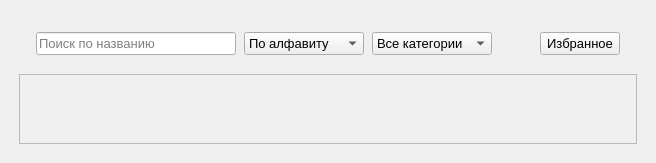
        <widget class="QWidget" name="pageCatalog">
         <layout class="QVBoxLayout" name="verticalLayout_15">
          <item>
           <layout class="QVBoxLayout" name="layoutCatalogRoot_2" stretch="0,0">
            <property name="leftMargin">
             <number>8</number>
            </property>
            <property name="topMargin">
             <number>8</number>
            </property>
            <property name="rightMargin">
             <number>8</number>
            </property>
            <property name="bottomMargin">
             <number>8</number>
            </property>
            <item>
             <widget class="QWidget" name="toolbarContainer_2" native="true">
              <property name="sizePolicy">
               <sizepolicy hsizetype="Preferred" vsizetype="Fixed">
                <horstretch>0</horstretch>
                <verstretch>0</verstretch>
               </sizepolicy>
              </property>
              <property name="minimumSize">
               <size>
                <width>0</width>
                <height>40</height>
               </size>
              </property>
              <property name="maximumSize">
               <size>
                <width>16777215</width>
                <height>60</height>
               </size>
              </property>
              <layout class="QHBoxLayout" name="horizontalLayout_2">
               <item>
                <layout class="QHBoxLayout" name="layoutToolbar_2">
                 <property name="spacing">
                  <number>8</number>
                 </property>
                 <property name="leftMargin">
                  <number>8</number>
                 </property>
                 <property name="topMargin">
                  <number>4</number>
                 </property>
                 <property name="rightMargin">
                  <number>8</number>
                 </property>
                 <property name="bottomMargin">
                  <number>4</number>
                 </property>
                 <item>
                  <widget class="QLineEdit" name="leSearch">
                   <property name="minimumSize">
                    <size>
                     <width>200</width>
                     <height>0</height>
                    </size>
                   </property>
                   <property name="font">
                    <font>
                     <pointsize>10</pointsize>
                    </font>
                   </property>
                   <property name="placeholderText">
                    <string>Поиск по названию</string>
                   </property>
                  </widget>
                 </item>
                 <item>
                  <widget class="QComboBox" name="cbSort">
                   <property name="sizePolicy">
                    <sizepolicy hsizetype="Fixed" vsizetype="Fixed">
                     <horstretch>0</horstretch>
                     <verstretch>0</verstretch>
                    </sizepolicy>
                   </property>
                   <property name="minimumSize">
                    <size>
                     <width>120</width>
                     <height>0</height>
                    </size>
                   </property>
                   <property name="font">
                    <font>
                     <pointsize>10</pointsize>
                    </font>
                   </property>
                   <item>
                    <property name="text">
                     <string>По алфавиту</string>
                    </property>
                   </item>
                   <item>
                    <property name="text">
                     <string>Популярные</string>
                    </property>
                   </item>
                  </widget>
                 </item>
                 <item>
                  <widget class="QComboBox" name="comboCategory">
                   <property name="sizePolicy">
                    <sizepolicy hsizetype="Fixed" vsizetype="Fixed">
                     <horstretch>0</horstretch>
                     <verstretch>0</verstretch>
                    </sizepolicy>
                   </property>
                   <property name="minimumSize">
                    <size>
                     <width>120</width>
                     <height>0</height>
                    </size>
                   </property>
                   <property name="font">
                    <font>
                     <pointsize>10</pointsize>
                    </font>
                   </property>
                   <item>
                    <property name="text">
                     <string>Все категории</string>
                    </property>
                   </item>
                   <item>
                    <property name="text">
                     <string>Технологии</string>
                    </property>
                   </item>
                   <item>
                    <property name="text">
                     <string>Финансы</string>
                    </property>
                   </item>
                   <item>
                    <property name="text">
                     <string>Наука</string>
                    </property>
                   </item>
                   <item>
                    <property name="text">
                     <string>Бизнес</string>
                    </property>
                   </item>
                   <item>
                    <property name="text">
                     <string>История</string>
                    </property>
                   </item>
                   <item>
                    <property name="text">
                     <string>Биография</string>
                    </property>
                   </item>
                   <item>
                    <property name="text">
                     <string>Психология</string>
                    </property>
                   </item>
                   <item>
                    <property name="text">
                     <string>Фэнтези</string>
                    </property>
                   </item>
                   <item>
                    <property name="text">
                     <string>Общее</string>
                    </property>
                   </item>
                  </widget>
                 </item>
                 <item>
                  <spacer name="spacerToolbar_2">
                   <property name="orientation">
                    <enum>Qt::Horizontal</enum>
                   </property>
                   <property name="sizeHint" stdset="0">
                    <size>
                     <width>40</width>
                     <height>20</height>
                    </size>
                   </property>
                  </spacer>
                 </item>
                 <item>
                  <widget class="QPushButton" name="btnfav">
                   <property name="sizePolicy">
                    <sizepolicy hsizetype="Minimum" vsizetype="Fixed">
                     <horstretch>0</horstretch>
                     <verstretch>0</verstretch>
                    </sizepolicy>
                   </property>
                   <property name="font">
                    <font>
                     <pointsize>10</pointsize>
                    </font>
                   </property>
                   <property name="text">
                    <string>Избранное</string>
                   </property>
                  </widget>
                 </item>
                </layout>
               </item>
              </layout>
             </widget>
            </item>
            <item>
             <widget class="QScrollArea" name="scrollCatalog">
              <property name="widgetResizable">
               <bool>true</bool>
              </property>
              <widget class="QWidget" name="cardsContainer">
               <property name="geometry">
                <rect>
                 <x>0</x>
                 <y>0</y>
                 <width>758</width>
                 <height>468</height>
                </rect>
               </property>
               <property name="sizePolicy">
                <sizepolicy hsizetype="Preferred" vsizetype="Preferred">
                 <horstretch>0</horstretch>
                 <verstretch>0</verstretch>
                </sizepolicy>
               </property>
              </widget>
             </widget>
            </item>
           </layout>
          </item>
         </layout>
        </widget>
